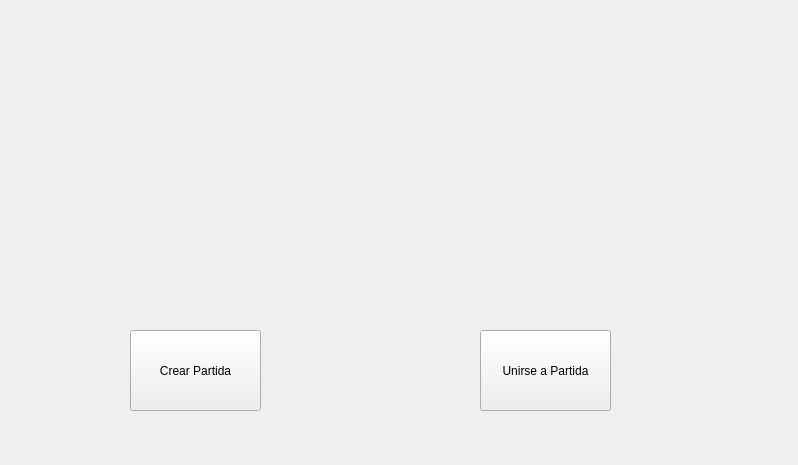
<?xml version="1.0" encoding="UTF-8"?>
<ui version="4.0">
 <class>Scrabble</class>
 <widget class="QWidget" name="Scrabble">
  <property name="geometry">
   <rect>
    <x>0</x>
    <y>0</y>
    <width>798</width>
    <height>465</height>
   </rect>
  </property>
  <property name="windowTitle">
   <string>Scrabble</string>
  </property>
  <widget class="QPushButton" name="crearPartida">
   <property name="geometry">
    <rect>
     <x>130</x>
     <y>330</y>
     <width>131</width>
     <height>81</height>
    </rect>
   </property>
   <property name="text">
    <string>Crear Partida</string>
   </property>
  </widget>
  <widget class="QPushButton" name="unirsePartida">
   <property name="geometry">
    <rect>
     <x>480</x>
     <y>330</y>
     <width>131</width>
     <height>81</height>
    </rect>
   </property>
   <property name="text">
    <string>Unirse a Partida</string>
   </property>
  </widget>
 </widget>
 <layoutdefault spacing="6" margin="11"/>
 <resources/>
 <connections/>
</ui>
